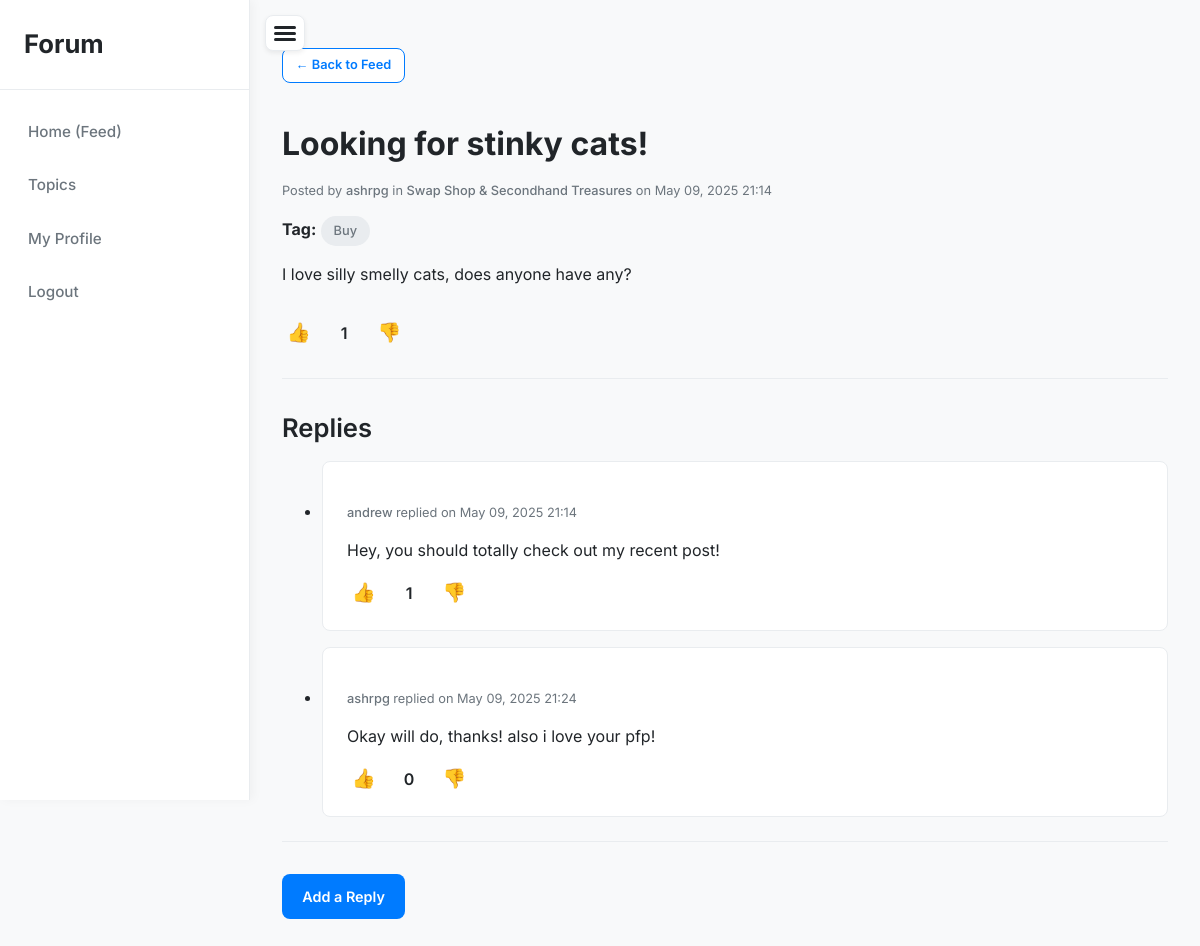
/post/7?origin=feed (signed in), run on the app's committed database.
### app/models.py (models this page shows, shortened)
class Post(db.Model):
    id = db.Column(db.Integer, primary_key=True)
    title = db.Column(db.String(200), nullable=False)
    content = db.Column(db.Text, nullable=False)
    timestamp = db.Column(db.DateTime, index=True, default=datetime.utcnow)
    user_id = db.Column(db.Integer, db.ForeignKey('user.id'), nullable=False)
    topic_id = db.Column(db.Integer, db.ForeignKey('topic.id'), nullable=False)
    media_url = db.Column(db.String(255), nullable=True)
    tag = db.Column(db.String(50), nullable=True)
    author = db.relationship('User', back_populates='posts')
    topic = db.relationship('Topic', back_populates='posts')
    replies = db.relationship('Reply', back_populates='post', lazy='dynamic', cascade='all, delete-orphan')
    votes = db.relationship('Vote', back_populates='post', lazy='dynamic', cascade='all, delete-orphan')
    @property
    def upvotes_count(self):
        return Vote.query.filter_by(post_id=self.id, vote_type='upvote').count()
    @property
    def downvotes_count(self):
        return Vote.query.filter_by(post_id=self.id, vote_type='downvote').count()
    @property
    def score(self):
        return self.upvotes_count - self.downvotes_count

class User(UserMixin, db.Model):
    id = db.Column(db.Integer, primary_key=True)
    username = db.Column(db.String(150), unique=True, nullable=False)
    email = db.Column(db.String(120), unique=True, nullable=False)
    password = db.Column(db.String(150), nullable=False)
    role = db.Column(db.String(10), nullable=False, default='student')
    profile_picture = db.Column(db.String(255), nullable=True)
    posts = db.relationship('Post', back_populates='author', lazy='dynamic', cascade='all, delete-orphan')
    replies = db.relationship('Reply', back_populates='author', lazy='dynamic', cascade='all, delete-orphan')
    votes = db.relationship('Vote', back_populates='user', lazy='dynamic', cascade='all, delete-orphan')
    followers = db.relationship(
        'Follow',
        foreign_keys='Follow.user_id',
        backref='followed_user',
        lazy='dynamic',
        cascade='all, delete-orphan'
    )
    following = db.relationship(
        'Follow',
        foreign_keys='Follow.follower_id',
        backref='follower_user',
        lazy='dynamic',
        cascade='all, delete-orphan'
    )

class Topic(db.Model):
    id = db.Column(db.Integer, primary_key=True)
    name = db.Column(db.String(100), unique=True, nullable=False)
    description = db.Column(db.String(255), nullable=True)
    slug = db.Column(db.String(120), unique=True, nullable=False)
    posts = db.relationship('Post', back_populates='topic', lazy='dynamic', cascade='all, delete-orphan')

class Reply(db.Model):
    id = db.Column(db.Integer, primary_key=True)
    content = db.Column(db.Text, nullable=False)
    timestamp = db.Column(db.DateTime, index=True, default=datetime.utcnow)
    user_id = db.Column(db.Integer, db.ForeignKey('user.id'), nullable=False)
    post_id = db.Column(db.Integer, db.ForeignKey('post.id'), nullable=False)
    media_url = db.Column(db.String(255), nullable=True)
    author = db.relationship('User', back_populates='replies')
    post = db.relationship('Post', back_populates='replies')
    votes = db.relationship('Vote', back_populates='reply', lazy='dynamic', cascade='all, delete-orphan')
    @property
    def upvotes_count(self):
        return Vote.query.filter_by(reply_id=self.id, vote_type='upvote').count()
    @property
    def downvotes_count(self):
        return Vote.query.filter_by(reply_id=self.id, vote_type='downvote').count()
    @property
    def score(self):
        return self.upvotes_count - self.downvotes_count

### app/routes.py (the view)
@main.route('/post/<int:post_id>')
@login_required
def view_post(post_id):
    post = Post.query.get_or_404(post_id)
    origin = request.args.get('origin', None)  # EDITED: Get the 'origin' query parameter
    page_title = post.title  # EDITED: Set the title for the template
    return render_template('post.html', post=post, title=page_title, origin=origin)  # EDITED: Pass title and origin

### app/routes.py (called while the page is built)
@login_manager.user_loader
def load_user(user_id):
    return User.query.get(int(user_id))

### app/templates/post.html (shortened to what this page needs)
{% extends 'base.html' %}
{% block content %}
    <div class="mb-2">
        {% if origin == 'feed' %}
            <a href="{{ url_for('main.home_page') }}" class="btn btn-secondary btn-sm">&larr; Back to Feed</a>
        {% else %}
            <a href="{{ url_for('main.view_topic', slug=post.topic.slug) }}" class="btn btn-secondary btn-sm">&larr; Back to {{ post.topic.name }}</a>
        {% endif %}
    </div>
    <h1>{{ post.title }}</h1>
    <p class="post-meta">
        Posted by <a href="{{ url_for('main.user_profile', username=post.author.username) }}">{{ post.author.username }}</a>
        in <a href="{{ url_for('main.view_topic', slug=post.topic.slug) }}">{{ post.topic.name }}</a>
        on {{ post.timestamp.strftime('%b %d, %Y %H:%M') }}
    </p>
    {% if post.tag %}
        <p class="mb-1"><strong>Tag:</strong> <span class="post-detail-tag-display">{{ post.tag }}</span></p>
    {% endif %}
    <div class="post-content-full mb-2">
        {{ post.content | safe }}
    </div>
    {% if current_user.is_authenticated %}
        <div class="vote-controls post-page-vote-controls">
            <form action="{{ url_for('main.vote_post', post_id=post.id, vote_type='upvote') }}" method="post" class="vote-form-inline">
                <button type="submit" aria-label="Upvote Post">👍</button>
            </form>
            <span class="vote-score">{{ post.score }}</span>
            <form action="{{ url_for('main.vote_post', post_id=post.id, vote_type='downvote') }}" method="post" class="vote-form-inline">
                <button type="submit" aria-label="Downvote Post">👎</button>
            </form>
        </div>
    {% else %}
        <p><a href="{{ url_for('main.login') }}">Log in to vote</a></p>
    {% endif %}
    <hr>
    <h2>Replies</h2>
    {% if post.replies.count() > 0 %}
        <ul class="profile-content-list">
            {% for reply in post.replies %}
            <li class="profile-content-list-item" id="reply-{{ reply.id }}">
                <p class="reply-author-meta post-meta">
                    <strong>
                        <a href="{{ url_for('main.user_profile', username=reply.author.username) }}">
                            {{ reply.author.username }}
                        </a>
                    </strong>
                    replied on {{ reply.timestamp.strftime('%b %d, %Y %H:%M') }}
                </p>
                <p class="reply-content">{{ reply.content | safe }}</p>
                {% if current_user.is_authenticated %}
                    <div class="vote-controls reply-vote-controls">
                        <form action="{{ url_for('main.vote_reply', reply_id=reply.id, vote_type='upvote') }}" method="post" class="vote-form-inline">
                            <button type="submit" aria-label="Upvote Reply">👍</button>
                        </form>
                        <span class="vote-score">{{ reply.score }}</span>
                        <form action="{{ url_for('main.vote_reply', reply_id=reply.id, vote_type='downvote') }}" method="post" class="vote-form-inline">
                            <button type="submit" aria-label="Downvote Reply">👎</button>
                        </form>
                    </div>
                {% endif %}
            </li>
            {% endfor %}
        </ul>
    {% else %}
        <p>No replies yet. Be the first to reply!</p>
    {% endif %}
    <hr class="mt-1-5 mb-1-5">
    {% if current_user.is_authenticated %}
        <a href="{{ url_for('main.create_reply', post_id=post.id) }}" class="btn btn-primary">Add a Reply</a>
    {% else %}
        <p><a href="{{ url_for('main.login') }}">Login to reply</a></p>
    {% endif %}
{% endblock %}

### app/static/styles.css (style rules this page uses)
:root { --font-primary: 'Inter', sans-serif; --background-main: #f8f9fa; --background-card: #ffffff; --text-primary: #212529; --text-secondary: #6c757d; --border-color: #e9ecef; --accent-primary: #007bff; --accent-primary-darker: #0056b3; --accent-secondary: #6c757d; --sidebar-bg: #ffffff; --sidebar-width: 250px; --sidebar-transition-speed: 0.3s; --shadow-soft: 0 2px 5px rgba(0,0,0,0.07); --shadow-medium: 0 4px 12px rgba(0,0,0,0.1); --border-radius-small: 4px; --border-radius-medium: 8px; --border-radius-large: 12px; }
*, *::before, *::after { box-sizing: border-box; }
body { font-family: var(--font-primary); background-color: var(--background-main); color: var(--text-primary); margin: 0; padding: 0; line-height: 1.6; font-size: 16px; transition: padding-left var(--sidebar-transition-speed) ease-in-out; }
h1, h2, h3, h4, h5, h6 { font-family: var(--font-primary); color: var(--text-primary); margin-top: 1.5rem; margin-bottom: 1rem; line-height: 1.3; font-weight: 600; }
h1 { font-size: 2rem; font-weight: 700; }
h2 { font-size: 1.6rem; }
a { color: var(--accent-primary); text-decoration: none; transition: color 0.2s ease; }
hr { border: 0; height: 1px; background-color: var(--border-color); margin: 2rem 0; }
.btn { display: inline-block; padding: 0.6rem 1.2rem; border: 1px solid transparent; border-radius: var(--border-radius-medium); cursor: pointer; font-family: var(--font-primary); font-weight: 600; font-size: 0.9rem; text-decoration: none; text-align: center; transition: all 0.2s ease-in-out; margin-top: 0.5rem; margin-bottom: 0.5rem; }
.btn-primary { background-color: var(--accent-primary); color: white; }
.btn-secondary { background-color: var(--background-card); color: var(--accent-primary); border: 1px solid var(--accent-primary); }
.btn-sm { padding: 0.4rem 0.8rem; font-size: 0.8rem; }
.post-meta { font-size: 0.8rem; color: var(--text-secondary); margin-bottom: 0.75rem; line-height: 1.5; }
.post-meta a { color: var(--text-secondary); font-weight: 500; text-decoration: none; }
.vote-controls { display: flex; align-items: center; gap: 0.25rem; }
.post-page-vote-controls { margin-top: 0.75rem; margin-bottom: 1rem; }
.reply-vote-controls { margin-top: 0.5rem; }
.vote-form-inline button { background: none; border: none; font-size: 1.2rem; padding: 0.2rem 0.3rem; cursor: pointer; color: var(--text-secondary); transition: color 0.2s ease, transform 0.1s ease; line-height: 1; box-shadow: none; margin-top: 0; }
.vote-score { font-weight: 600; color: var(--text-primary); margin: 0 0.75rem; min-width: 25px; text-align: center; font-size: 1rem; line-height: 1; }
.topic-list .content-card, .profile-content-list .profile-content-list-item { padding: 1.5rem; }
.profile-content-list-item { margin-bottom: 1rem; background-color: var(--background-card); border-radius: var(--border-radius-medium); border: 1px solid var(--border-color); }
.post-detail-tag-display { background-color: var(--border-color); padding: 0.3rem 0.8rem; border-radius: 50px; font-size: 0.8rem; color: var(--text-secondary); font-weight: 500; display: inline-block; }
.mb-1 { margin-bottom: 1rem !important; }
.mb-1-5 { margin-bottom: 1.5rem !important; }
.mb-2 { margin-bottom: 2rem !important; }
.mt-1-5 { margin-top: 1.5rem !important; }

### data on the page
Post: title "Looking for stinky cats!", timestamp "May 09, 2025 21:14", tag "Buy", content "I love silly smelly cats, does anyone have any?"
User: author.username "ashrpg"
Topic: topic.name "Swap Shop & Secondhand Treasures"
Reply: author.username "andrew", timestamp "May 09, 2025 21:14", content "Hey, you should totally check out my recent post!", score "1"
Reply: author.username "ashrpg", timestamp "May 09, 2025 21:24", content "Okay will do, thanks! also i love your pfp!", score "0"

### other printed values
{{ post.score }} "1"
